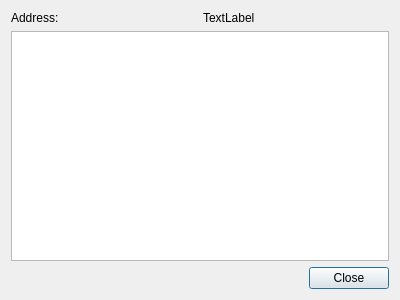
<?xml version="1.0" encoding="UTF-8"?>
<ui version="4.0">
 <class>ValidateAddress</class>
 <widget class="QDialog" name="ValidateAddress">
  <property name="geometry">
   <rect>
    <x>0</x>
    <y>0</y>
    <width>400</width>
    <height>300</height>
   </rect>
  </property>
  <property name="windowTitle">
   <string>Validate Address</string>
  </property>
  <layout class="QGridLayout" name="gridLayout">
   <item row="0" column="1">
    <widget class="QLabel" name="lblAddress">
     <property name="text">
      <string>TextLabel</string>
     </property>
    </widget>
   </item>
   <item row="0" column="0">
    <widget class="QLabel" name="label">
     <property name="text">
      <string>Address:</string>
     </property>
    </widget>
   </item>
   <item row="1" column="0" colspan="2">
    <widget class="QTableView" name="tblProps">
     <attribute name="horizontalHeaderStretchLastSection">
      <bool>true</bool>
     </attribute>
    </widget>
   </item>
   <item row="2" column="0" colspan="2">
    <widget class="QDialogButtonBox" name="buttonBox">
     <property name="orientation">
      <enum>Qt::Horizontal</enum>
     </property>
     <property name="standardButtons">
      <set>QDialogButtonBox::Close</set>
     </property>
    </widget>
   </item>
  </layout>
 </widget>
 <resources/>
 <connections>
  <connection>
   <sender>buttonBox</sender>
   <signal>accepted()</signal>
   <receiver>ValidateAddress</receiver>
   <slot>accept()</slot>
   <hints>
    <hint type="sourcelabel">
     <x>248</x>
     <y>254</y>
    </hint>
    <hint type="destinationlabel">
     <x>157</x>
     <y>274</y>
    </hint>
   </hints>
  </connection>
  <connection>
   <sender>buttonBox</sender>
   <signal>rejected()</signal>
   <receiver>ValidateAddress</receiver>
   <slot>reject()</slot>
   <hints>
    <hint type="sourcelabel">
     <x>316</x>
     <y>260</y>
    </hint>
    <hint type="destinationlabel">
     <x>286</x>
     <y>274</y>
    </hint>
   </hints>
  </connection>
 </connections>
</ui>
